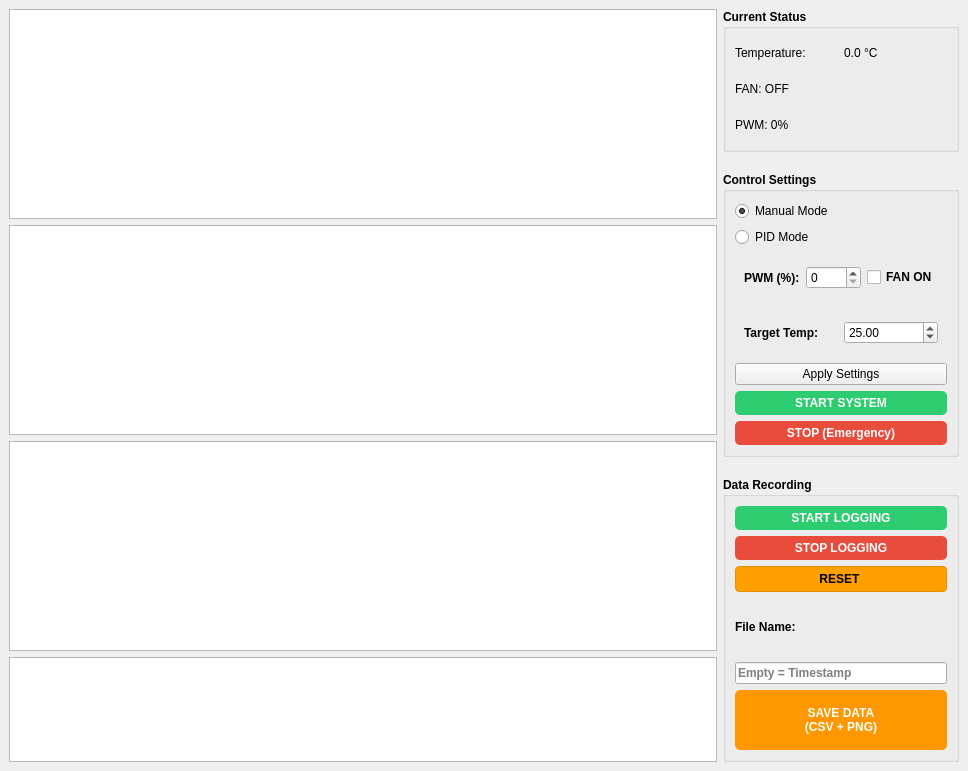
<?xml version="1.0" encoding="UTF-8"?>
<ui version="4.0">
 <class>MainWindow</class>
 <widget class="QMainWindow" name="MainWindow">
  <property name="geometry">
   <rect>
    <x>0</x>
    <y>0</y>
    <width>968</width>
    <height>771</height>
   </rect>
  </property>
  <property name="windowTitle">
   <string>Thermal &amp; Mechanical Control System</string>
  </property>
  <widget class="QWidget" name="centralwidget">
   <layout class="QHBoxLayout" name="horizontalLayout_2">
    <item>
     <layout class="QHBoxLayout" name="horizontalLayout" stretch="3,1">
      <item>
       <layout class="QVBoxLayout" name="verticalLayout" stretch="2,2,2,1">
        <property name="sizeConstraint">
         <enum>QLayout::SetMinimumSize</enum>
        </property>
        <item>
         <widget class="PlotWidget" name="force_plot_widget">
          <property name="maximumSize">
           <size>
            <width>16777215</width>
            <height>16777215</height>
           </size>
          </property>
         </widget>
        </item>
        <item>
         <widget class="PlotWidget" name="disp_plot_widget">
          <property name="maximumSize">
           <size>
            <width>16777215</width>
            <height>16777215</height>
           </size>
          </property>
         </widget>
        </item>
        <item>
         <widget class="PlotWidget" name="temp_plot_widget">
          <property name="sizePolicy">
           <sizepolicy hsizetype="Expanding" vsizetype="Expanding">
            <horstretch>0</horstretch>
            <verstretch>2</verstretch>
           </sizepolicy>
          </property>
          <property name="maximumSize">
           <size>
            <width>16777215</width>
            <height>16777215</height>
           </size>
          </property>
         </widget>
        </item>
        <item>
         <widget class="PlotWidget" name="pwm_plot_widget">
          <property name="sizePolicy">
           <sizepolicy hsizetype="Expanding" vsizetype="Expanding">
            <horstretch>0</horstretch>
            <verstretch>1</verstretch>
           </sizepolicy>
          </property>
          <property name="maximumSize">
           <size>
            <width>16777215</width>
            <height>16777215</height>
           </size>
          </property>
         </widget>
        </item>
       </layout>
      </item>
      <item>
       <layout class="QVBoxLayout" name="verticalLayout_2" stretch="1,2,2">
        <property name="spacing">
         <number>20</number>
        </property>
        <item>
         <widget class="QGroupBox" name="grp_status">
          <property name="maximumSize">
           <size>
            <width>16777215</width>
            <height>16777215</height>
           </size>
          </property>
          <property name="font">
           <font>
            <weight>75</weight>
            <bold>true</bold>
           </font>
          </property>
          <property name="title">
           <string>Current Status</string>
          </property>
          <layout class="QGridLayout" name="layout_status">
           <property name="sizeConstraint">
            <enum>QLayout::SetMaximumSize</enum>
           </property>
           <item row="0" column="1">
            <widget class="QLabel" name="lbl_temp">
             <property name="font">
              <font>
               <weight>50</weight>
               <bold>false</bold>
              </font>
             </property>
             <property name="text">
              <string>0.0 °C</string>
             </property>
            </widget>
           </item>
           <item row="2" column="0" colspan="2">
            <widget class="QLabel" name="lbl_pwm">
             <property name="font">
              <font>
               <weight>50</weight>
               <bold>false</bold>
              </font>
             </property>
             <property name="text">
              <string>PWM: 0%</string>
             </property>
            </widget>
           </item>
           <item row="1" column="0" colspan="2">
            <widget class="QLabel" name="lbl_fan">
             <property name="font">
              <font>
               <weight>50</weight>
               <bold>false</bold>
              </font>
             </property>
             <property name="text">
              <string>FAN: OFF</string>
             </property>
            </widget>
           </item>
           <item row="0" column="0">
            <widget class="QLabel" name="lbl_static_temp">
             <property name="font">
              <font>
               <weight>50</weight>
               <bold>false</bold>
              </font>
             </property>
             <property name="text">
              <string>Temperature:</string>
             </property>
            </widget>
           </item>
          </layout>
         </widget>
        </item>
        <item>
         <widget class="QGroupBox" name="grp_control">
          <property name="maximumSize">
           <size>
            <width>16777215</width>
            <height>16777215</height>
           </size>
          </property>
          <property name="font">
           <font>
            <weight>75</weight>
            <bold>true</bold>
           </font>
          </property>
          <property name="title">
           <string>Control Settings</string>
          </property>
          <layout class="QVBoxLayout" name="layout_control">
           <property name="sizeConstraint">
            <enum>QLayout::SetMaximumSize</enum>
           </property>
           <item>
            <widget class="QRadioButton" name="radio_manual">
             <property name="font">
              <font>
               <weight>50</weight>
               <bold>false</bold>
              </font>
             </property>
             <property name="text">
              <string>Manual Mode</string>
             </property>
             <property name="checked">
              <bool>true</bool>
             </property>
            </widget>
           </item>
           <item>
            <widget class="QRadioButton" name="radio_pid">
             <property name="font">
              <font>
               <weight>50</weight>
               <bold>false</bold>
              </font>
             </property>
             <property name="text">
              <string>PID Mode</string>
             </property>
            </widget>
           </item>
           <item>
            <widget class="QWidget" name="widget_manual" native="true">
             <layout class="QHBoxLayout" name="lay_man">
              <item>
               <widget class="QLabel" name="lbl_pwm_in">
                <property name="text">
                 <string>PWM (%):</string>
                </property>
               </widget>
              </item>
              <item>
               <widget class="QSpinBox" name="spin_pwm">
                <property name="font">
                 <font>
                  <weight>50</weight>
                  <bold>false</bold>
                 </font>
                </property>
                <property name="maximum">
                 <number>100</number>
                </property>
               </widget>
              </item>
              <item>
               <widget class="QCheckBox" name="chk_fan">
                <property name="text">
                 <string>FAN ON</string>
                </property>
               </widget>
              </item>
             </layout>
            </widget>
           </item>
           <item>
            <widget class="QWidget" name="widget_pid" native="true">
             <layout class="QHBoxLayout" name="lay_pid">
              <item>
               <widget class="QLabel" name="lbl_target">
                <property name="text">
                 <string>Target Temp:</string>
                </property>
               </widget>
              </item>
              <item>
               <widget class="QDoubleSpinBox" name="spin_target">
                <property name="font">
                 <font>
                  <weight>50</weight>
                  <bold>false</bold>
                 </font>
                </property>
                <property name="value">
                 <double>25.000000000000000</double>
                </property>
               </widget>
              </item>
             </layout>
            </widget>
           </item>
           <item>
            <widget class="QPushButton" name="btn_apply">
             <property name="font">
              <font>
               <weight>50</weight>
               <bold>false</bold>
              </font>
             </property>
             <property name="text">
              <string>Apply Settings</string>
             </property>
            </widget>
           </item>
           <item>
            <widget class="QPushButton" name="btn_start">
             <property name="font">
              <font>
               <weight>75</weight>
               <bold>true</bold>
              </font>
             </property>
             <property name="styleSheet">
              <string notr="true">QPushButton {
    background-color: #2ECC71; /* 배경색 (초록색) */
    color: white;              /* 글자색 (흰색) */
    border-radius: 5px;        /* 모서리 둥글게 */
    font-weight: bold;         /* 글자 진하게 */
    padding: 5px;
}

/* 마우스를 올렸을 때 색상 변화 */
QPushButton:hover {
    background-color: #27AE60;
}

/* 클릭했을 때 색상 변화 */
QPushButton:pressed {
    background-color: #1E8449;
}</string>
             </property>
             <property name="text">
              <string>START SYSTEM</string>
             </property>
            </widget>
           </item>
           <item>
            <widget class="QPushButton" name="btn_stop">
             <property name="font">
              <font>
               <weight>75</weight>
               <bold>true</bold>
              </font>
             </property>
             <property name="styleSheet">
              <string notr="true">QPushButton {
    background-color: #E74C3C; /* 배경색 (빨간색) */
    color: white;              /* 글자색 (흰색) */
    border-radius: 5px;        /* 모서리 둥글게 */
    font-weight: bold;         /* 글자 진하게 */
    padding: 5px;
}

/* 마우스를 올렸을 때 색상 변화 */
QPushButton:hover {
    background-color: #C0392B;
}

/* 클릭했을 때 색상 변화 */
QPushButton:pressed {
    background-color: #A93226;
}</string>
             </property>
             <property name="text">
              <string>STOP (Emergency)</string>
             </property>
            </widget>
           </item>
          </layout>
         </widget>
        </item>
        <item>
         <widget class="QGroupBox" name="grp_save">
          <property name="maximumSize">
           <size>
            <width>16777215</width>
            <height>16777215</height>
           </size>
          </property>
          <property name="font">
           <font>
            <weight>75</weight>
            <bold>true</bold>
           </font>
          </property>
          <property name="title">
           <string>Data Recording</string>
          </property>
          <layout class="QVBoxLayout" name="verticalLayout_save">
           <property name="sizeConstraint">
            <enum>QLayout::SetMaximumSize</enum>
           </property>
           <item>
            <widget class="QPushButton" name="btn_log_start">
             <property name="styleSheet">
              <string notr="true">QPushButton {
    background-color: #2ECC71; /* 배경색 (초록색) */
    color: white;              /* 글자색 (흰색) */
    border-radius: 5px;        /* 모서리 둥글게 */
    font-weight: bold;         /* 글자 진하게 */
    padding: 5px;
}

/* 마우스를 올렸을 때 색상 변화 */
QPushButton:hover {
    background-color: #27AE60;
}

/* 클릭했을 때 색상 변화 */
QPushButton:pressed {
    background-color: #1E8449;
}</string>
             </property>
             <property name="text">
              <string>START LOGGING</string>
             </property>
            </widget>
           </item>
           <item>
            <widget class="QPushButton" name="btn_log_stop">
             <property name="styleSheet">
              <string notr="true">QPushButton {
    background-color: #E74C3C; /* 배경색 (빨간색) */
    color: white;              /* 글자색 (흰색) */
    border-radius: 5px;        /* 모서리 둥글게 */
    font-weight: bold;         /* 글자 진하게 */
    padding: 5px;
}

/* 마우스를 올렸을 때 색상 변화 */
QPushButton:hover {
    background-color: #C0392B;
}

/* 클릭했을 때 색상 변화 */
QPushButton:pressed {
    background-color: #A93226;
}</string>
             </property>
             <property name="text">
              <string>STOP LOGGING</string>
             </property>
            </widget>
           </item>
           <item>
            <widget class="QPushButton" name="btn_log_reset">
             <property name="styleSheet">
              <string notr="true">/* Reset 버튼: 어두운 노란색 (Amber) */
QPushButton#btn_log_reset {
    background-color: #FFA000;  /* 진한 노란색/호박색 */
    color: #000000;             /* 가독성을 위해 글자는 검은색 */
    border-radius: 4px;
    font-weight: bold;
    padding: 5px;
    border: 1px solid #E69100;
}

QPushButton#btn_log_reset:hover {
    background-color: #FFB300;  /* 마우스 올리면 살짝 밝아짐 */
}

QPushButton#btn_log_reset:pressed {
    background-color: #CC8400;  /* 클릭 시 더 어두워짐 */
}

/* 버튼이 비활성화(Disabled) 되었을 때 */
QPushButton#btn_log_reset:disabled {
    background-color: #BDBDBD;
    color: #757575;
}</string>
             </property>
             <property name="text">
              <string>RESET </string>
             </property>
            </widget>
           </item>
           <item>
            <widget class="QLabel" name="label_fname">
             <property name="text">
              <string>File Name:</string>
             </property>
            </widget>
           </item>
           <item>
            <widget class="QLineEdit" name="edit_filename">
             <property name="placeholderText">
              <string>Empty = Timestamp</string>
             </property>
            </widget>
           </item>
           <item>
            <widget class="QPushButton" name="btn_save">
             <property name="minimumSize">
              <size>
               <width>0</width>
               <height>60</height>
              </size>
             </property>
             <property name="styleSheet">
              <string>background-color: #FF9800; color: white; font-weight: bold; border-radius: 5px;</string>
             </property>
             <property name="text">
              <string>SAVE DATA
(CSV + PNG)</string>
             </property>
            </widget>
           </item>
          </layout>
         </widget>
        </item>
       </layout>
      </item>
     </layout>
    </item>
   </layout>
  </widget>
 </widget>
 <customwidgets>
  <customwidget>
   <class>PlotWidget</class>
   <extends>QGraphicsView</extends>
   <header>pyqtgraph</header>
  </customwidget>
 </customwidgets>
 <resources/>
 <connections/>
</ui>
